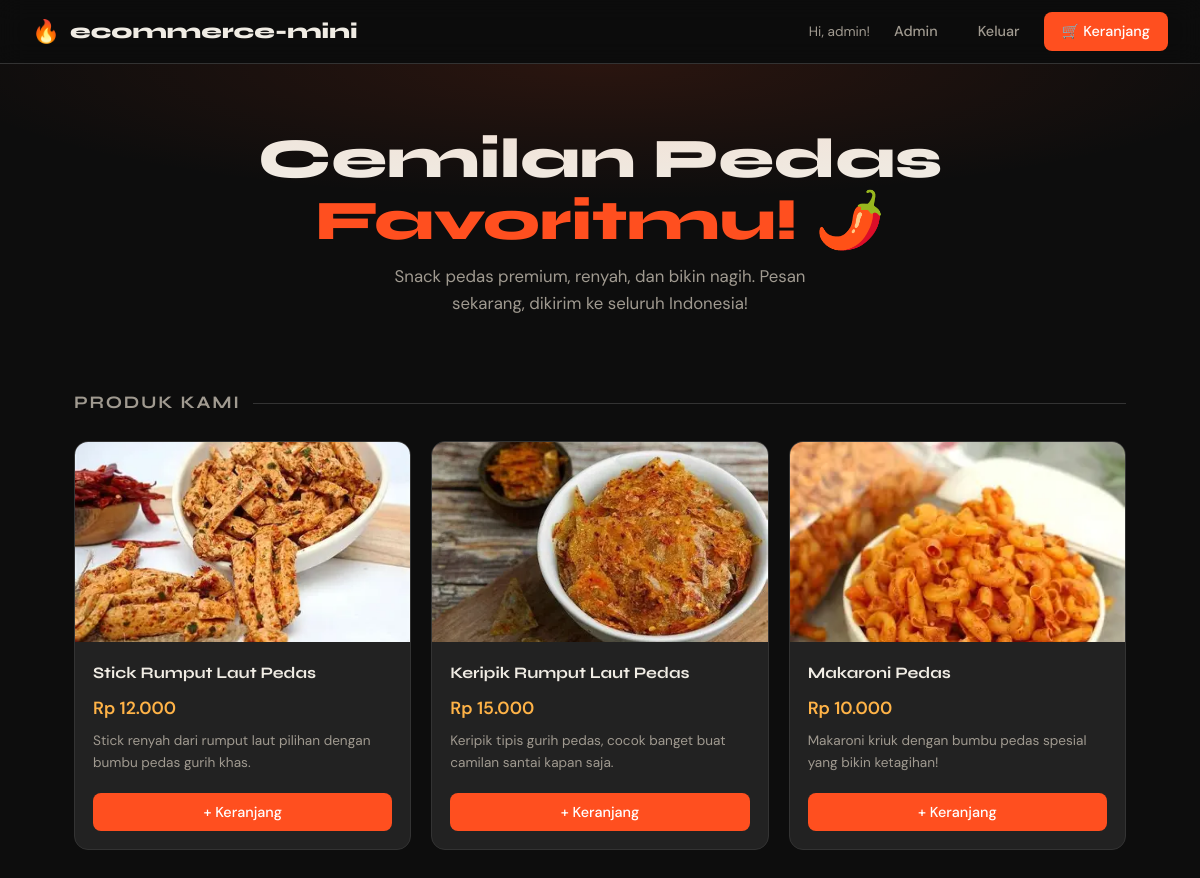
The page / (signed in) on the database its author committed.
### tables this page shows
CREATE TABLE IF NOT EXISTS products (
    id INT AUTO_INCREMENT PRIMARY KEY,
    name VARCHAR(100) NOT NULL,
    description TEXT,
    price INT NOT NULL,
    image VARCHAR(255),
    created_at TIMESTAMP DEFAULT CURRENT_TIMESTAMP
);

### index.php (the view, shortened to what this page needs)
<?php
include 'config/db.php';
?>
<!DOCTYPE html>
<html lang="id">
<head>
<link rel="stylesheet" href="assets/css/style.css">
</head>
<body>
<nav class="navbar">
  <a href="index.php" class="navbar-brand">
    <span class="fire">🔥</span> ecommerce-mini
  </a>
  <div class="navbar-links">
    <?php if(isset($_SESSION['user'])): ?>
      <span style="color:var(--text-muted);font-size:0.85rem;">Hi, <?= htmlspecialchars($_SESSION['user']) ?>!</span>
      <?php if($_SESSION['role']=='admin'): ?>
        <a href="admin/dashboard.php">Admin</a>
      <?php endif; ?>
      <a href="auth/logout.php">Keluar</a>
    <?php else: ?>
      <a href="auth/login.php">Masuk</a>
      <a href="auth/register.php">Daftar</a>
    <?php endif; ?>
    <a href="cart.php" class="btn-cart">🛒 Keranjang
    </a>
  </div>
</nav>
<div class="hero">
  <h1>Cemilan Pedas<br><span>Favoritmu!</span> 🌶️</h1>
  <p>Snack pedas premium, renyah, dan bikin nagih. Pesan sekarang, dikirim ke seluruh Indonesia!</p>
</div>
<div class="container">
  <div class="section-title">Produk Kami</div>
  <div class="produk">
  <?php
  $result = $conn->query("SELECT * FROM products");
  while($row = $result->fetch_assoc()):
    $desc = !empty($row['description']) ? $row['description'] : 'Cemilan pedas pilihan terbaik, renyah dan lezat.';
  ?>
  <div class="card">
    <img src="uploads/<?= htmlspecialchars($row['image']) ?>" alt="<?= htmlspecialchars($row['name']) ?>" loading="lazy">
    <div class="card-body">
      <h3><?= htmlspecialchars($row['name']) ?></h3>
      <div class="price">Rp <?= number_format($row['price'], 0, ',', '.') ?></div>
      <p class="desc"><?= htmlspecialchars($desc) ?></p>
      <form method="POST" action="cart.php">
        <button type="submit" name="add" class="btn btn-primary">+ Keranjang</button>
      </form>
    </div>
  </div>
  <?php endwhile; ?>
  </div>
</div>
</body>
</html>

### assets/css/style.css (style rules this page uses)
:root { --primary: #ff4f1f; --primary-dark: #d93b0b; --accent: #ffb347; --bg: #0d0d0d; --bg2: #1a1a1a; --card: #222222; --card2: #2a2a2a; --text: #f0ece4; --text-muted: #a09a90; --border: #333333; --success: #22c55e; --radius: 14px; --shadow: 0 8px 32px rgba(255,79,31,0.15); }
*, *::before, *::after { box-sizing: border-box; margin: 0; padding: 0; }
html { scroll-behavior: smooth; }
body { font-family: 'DM Sans', sans-serif; background: var(--bg); color: var(--text); min-height: 100vh; line-height: 1.6; }
.navbar { position: sticky; top: 0; z-index: 100; background: rgba(13,13,13,0.92); backdrop-filter: blur(12px); border-bottom: 1px solid var(--border); padding: 0 32px; height: 64px; display: flex; align-items: center; justify-content: space-between; }
.navbar-brand { font-family: 'Syne', sans-serif; font-size: 1.3rem; font-weight: 800; color: var(--text); text-decoration: none; display: flex; align-items: center; gap: 10px; }
.navbar-brand .fire { font-size: 1.4rem; }
.navbar-links { display: flex; align-items: center; gap: 8px; }
.navbar-links a { color: var(--text-muted); text-decoration: none; font-size: 0.9rem; font-weight: 500; padding: 8px 16px; border-radius: 8px; transition: all 0.2s; }
.navbar-links .btn-cart { background: var(--primary); color: white; border-radius: 8px; padding: 8px 18px; }
.hero { padding: 64px 32px 40px; text-align: center; position: relative; overflow: hidden; }
.hero::before { content: ''; position: absolute; inset: 0; background: radial-gradient(ellipse 80% 60% at 50% 0%, rgba(255,79,31,0.12) 0%, transparent 70%); pointer-events: none; }
.hero h1 { font-family: 'Syne', sans-serif; font-size: clamp(2rem, 5vw, 3.5rem); font-weight: 800; line-height: 1.1; margin-bottom: 12px; }
.hero h1 span { color: var(--primary); }
.hero p { color: var(--text-muted); font-size: 1.05rem; max-width: 480px; margin: 0 auto 32px; }
.container { max-width: 1100px; margin: 0 auto; padding: 0 24px 64px; }
.section-title { font-family: 'Syne', sans-serif; font-size: 1.1rem; font-weight: 700; color: var(--text-muted); text-transform: uppercase; letter-spacing: 0.1em; margin-bottom: 24px; display: flex; align-items: center; gap: 12px; }
.section-title::after { content: ''; flex: 1; height: 1px; background: var(--border); }
.produk { display: grid; grid-template-columns: repeat(auto-fill, minmax(260px, 1fr)); gap: 20px; }
.card { background: var(--card); border: 1px solid var(--border); border-radius: var(--radius); overflow: hidden; transition: transform 0.25s, border-color 0.25s, box-shadow 0.25s; display: flex; flex-direction: column; }
.card img { width: 100%; height: 200px; object-fit: cover; display: block; }
.card-body { padding: 18px; flex: 1; display: flex; flex-direction: column; gap: 8px; }
.card-body h3 { font-family: 'Syne', sans-serif; font-size: 1rem; font-weight: 700; }
.card-body .price { font-size: 1.1rem; font-weight: 600; color: var(--accent); }
.card-body .desc { font-size: 0.85rem; color: var(--text-muted); flex: 1; }
.card-body form { margin-top: 12px; }
button, .btn { display: inline-flex; align-items: center; justify-content: center; gap: 6px; font-family: 'DM Sans', sans-serif; font-size: 0.9rem; font-weight: 500; padding: 10px 20px; border: none; border-radius: 8px; cursor: pointer; transition: all 0.2s; text-decoration: none; }
.btn-primary { background: var(--primary); color: white; width: 100%; }

### rows shown on the page
products: image (picture), name "Stick Rumput Laut Pedas", price "12.000", description "Stick renyah dari rumput laut pilihan dengan bumbu pedas gurih khas."
products: image (picture), name "Keripik Rumput Laut Pedas", price "15.000", description "Keripik tipis gurih pedas, cocok banget buat camilan santai kapan saja."
products: image (picture), name "Makaroni Pedas", price "10.000", description "Makaroni kriuk dengan bumbu pedas spesial yang bikin ketagihan!"

### other values the page prints
$_SESSION['user'] "admin"
